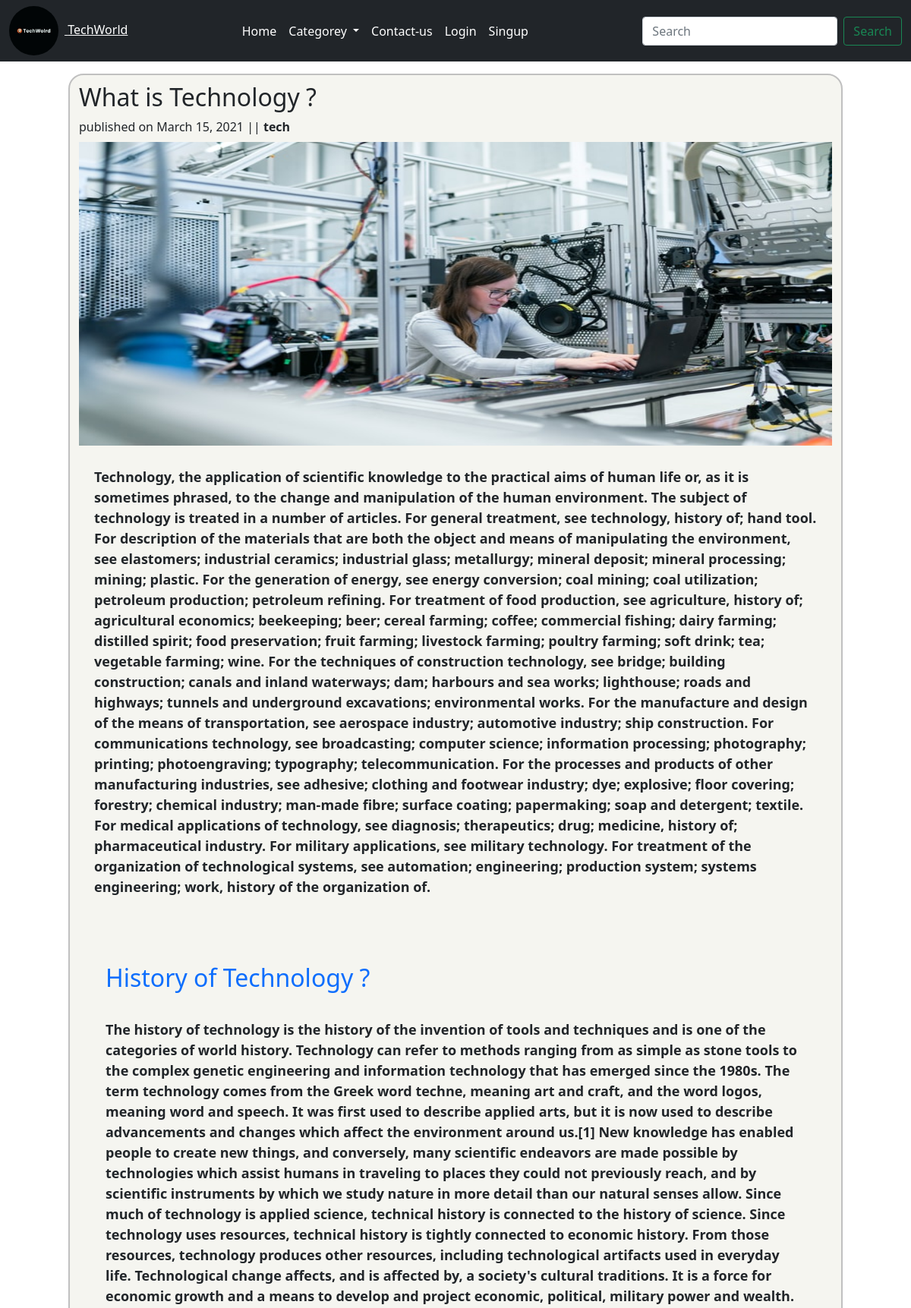
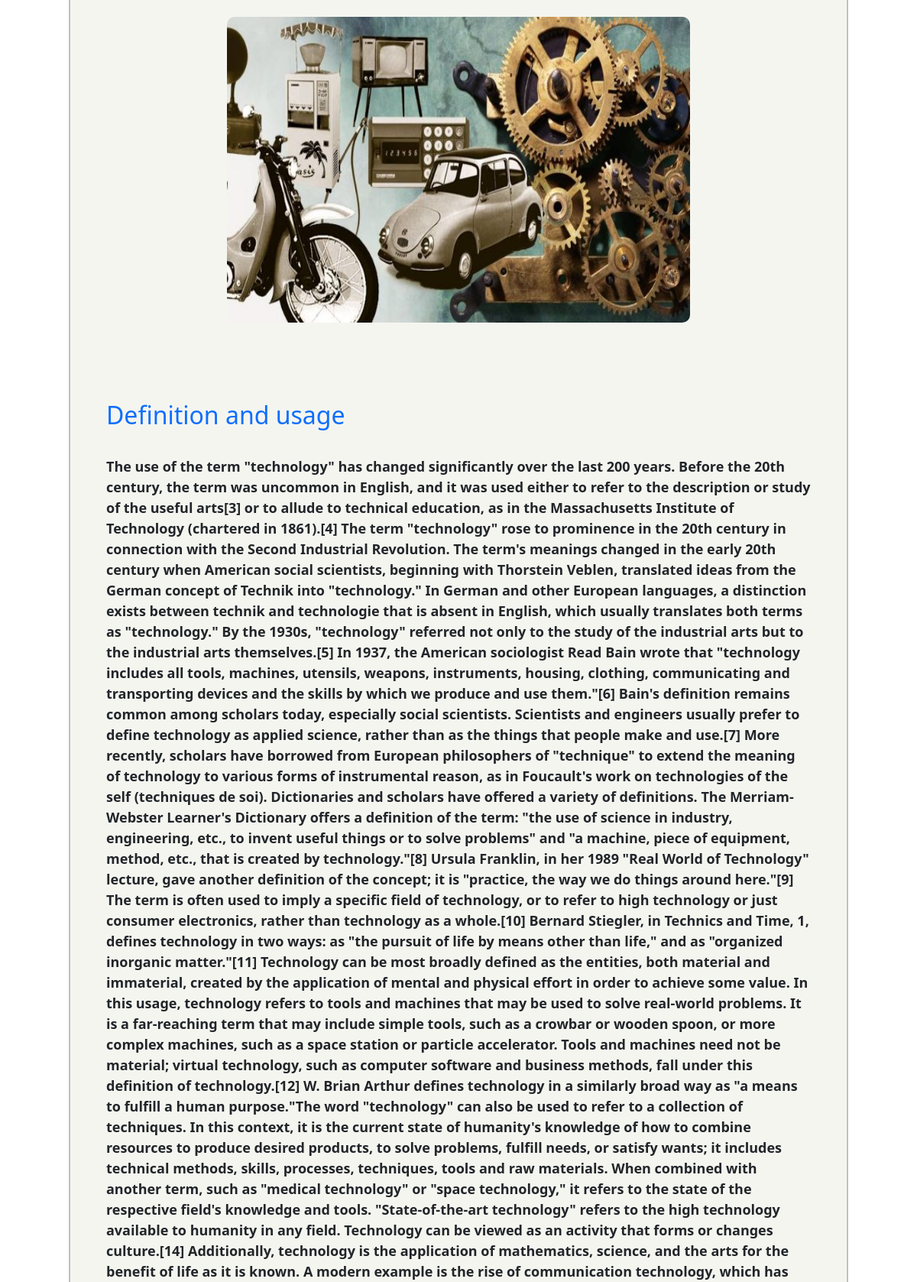
The page /Blogs/12 (upper part) on the database its author committed (2 pictures, top to bottom).
### TechWorld/models.py (models this page shows, shortened)
class Blogs(models.Model):
    title = models.CharField(max_length=200,default="No title")
    category = models.CharField(max_length=50,default="No category")
    desc = models.TextField(max_length=10000,default="No desc")
    Mdescimg = models.ImageField(upload_to='images/blogImg',default='TechBlog\static\img\default.png')
    Mdesc = models.TextField(max_length=10000,default='Empty')
    Mdesctitle = models.CharField(max_length=200,default='Empty')
    MMdescimg = models.ImageField(upload_to='images/blogImg',default='TechBlog\static\img\default.png')
    MMdesc = models.TextField(max_length=10000,default='Empty')
    MMdesctitle = models.CharField(max_length=200,default='Empty')
    Moredescimg = models.ImageField(upload_to='images/blogImg',default='TechBlog\static\img\default.png')
    Moredesc = models.TextField(max_length=10000,default=' Empty')
    Moredesctitle = models.CharField(max_length=200,default='Empty')
    Date = models.DateField(default=date.today)
    img = models.ImageField(upload_to='images/blogImg')

### TechWorld/views.py (the view)
# urls.py: path('Blogs/<int:id>',views.BlogPage,name="blogPage"),
def BlogPage(request, id):
    pos = Blogs.objects.filter(id=id).first()
    comments = BlogComment.objects.filter(post=pos)
    pst = {"blogs": pos, "comments": comments}
    return render(request, "blogPage.html", pst)

### templates/blogPage.html (shortened to what this page needs)
<!doctype html>
{% load static %}
<html lang="en">
<head>
  <link href="https://cdn.jsdelivr.net/npm/bootstrap@5.0.0-beta2/dist/css/bootstrap.min.css" rel="stylesheet"
>
</head>
<body>
  {% load static %}
  <nav class="navbar navbar-expand-lg navbar-light bg-dark">
    <div class="container-fluid">
      <a class="navbar-link  text-white" href="/"><img style="margin-right: .5em;" class="rounded-circle " height="65px"
          width="65px" src="{% static 'img/techworldLogo.jpg' %}" alt=""> TechWorld</a>
      <div class="collapse navbar-collapse" id="navbarSupportedContent">
        <ul class="navbar-nav me-auto mb-2 mb-lg-0 mx-auto ">
          <li class="nav-item ">
            <a class="nav-link active text-white" aria-current="page" href="/">Home</a>
          </li>
          <li class="nav-item dropdown">
            <a class="nav-link dropdown-toggle text-white" href="#" id="navbarDropdown" role="button"
              data-bs-toggle="dropdown" aria-expanded="false">
              Categorey
            </a>
          </li>
          <li class="nav-item ">
            <a class="nav-link text-white" href="/contact">Contact-us</a>
          </li>
          {% if user.is_authenticated %}
          <li class="nav-item ">
            <a class="nav-link text-white " href="/logout">Logout</a>
          </li>
          {%else%}
          <li class="nav-item ">
            <a class="nav-link text-white " href="/login">Login</a>
          </li>
          <li class="nav-item ">
            <a class="nav-link text-white " href="/signup">Singup</a>
          </li>
          {%endif%}
        </ul>
        <form action="/search" method="GET" class="d-flex">
          <input required name="search" class="form-control me-2" type="search" placeholder="Search"
            aria-label="Search">
          <button class="btn btn-outline-success" type="submit">Search</button>
        </form>
      </div>
    </div>
  </nav>
  <div class="Container">
    <div class="row">
      <div class="col-md-10 mx-auto blog_post mt-3">
        <div class="title">
          <h2>{{blogs.title}}</h2>
        </div>
        <div class="date ">
          published on {{blogs.Date}} || <b>{{blogs.category}}</b>
        </div>
        <div class="psot_img mt-2 ">
          <img width="100%" height='400px' src="/media/{{blogs.img}}" class="d-block w-100" alt="...">
        </div>
        <div class="desc mt-2">
          <p style="font-size: large;padding: 20px;">
            <b> {{blogs.desc }}
            </b>
          </p>
          <div style="font-size: large;padding: 35px;">
          <p >
            <h2 class="text-primary">{{blogs.Mdesctitle }}</h2>
            <br>
            <b> {{blogs.Mdesc }}</b>
             <div class='row'>
                <div class='col-md-8 mt-4 mx-auto' >
                    <img style='border-radius:10px' width="100%" height='400px' src="/media/{{blogs.Mdescimg}}" class="d-block w-100" alt="...">
                </div>
             </div>
          </p>
          </div>
          <div style="font-size: large;padding: 35px;">
          <p >
            <h2 class="text-primary">{{blogs.MMdesctitle }}</h2>
            <br>
            <b> {{blogs.MMdesc }}</b>
          </p>
          </div>
      </div>
    </div>
  </div>
</body>
</html>

### templates/blogPage.html (style rules this page uses)
.blog_post { border: 2px solid silver; padding: 10px; border-radius: 20px; background-color: #f5f5f0; }

### rows shown on the page
Blogs: title "What is Technology ?", Date "March 15, 2021", category "tech", img (picture), desc "Technology, the application of scientific knowledge to the practical aims of human life or, as it is sometimes phrased, to the change and manipulation of the human environment. The subject of technology is treated in a number of articles. For general treatment, see technology, history of; hand tool. For description of the materials that are both the object and means of manipulating the environment, see elastomers; industrial ceramics; industrial glass; metallurgy; mineral deposit; mineral processing; mining; plastic. For the generation of energy, see energy conversion; coal mining; coal utilization; petroleum production; petroleum refining. For treatment of food production, see agriculture,…", Mdesctitle "History of Technology ?", Mdesc "The history of technology is the history of the invention of tools and techniques and is one of the categories of world history. Technology can refer to methods ranging from as simple as stone tools to the complex genetic engineering and information technology that has emerged since the 1980s. The term technology comes from the Greek word techne, meaning art and craft, and the word logos, meaning word and speech. It was first used to describe applied arts, but it is now used to describe advancements and changes which affect the environment around us.[1] New knowledge has enabled people to create new things, and conversely, many scientific endeavors are made possible by technologies which…", Mdescimg (picture), MMdesctitle "Definition and usage"
